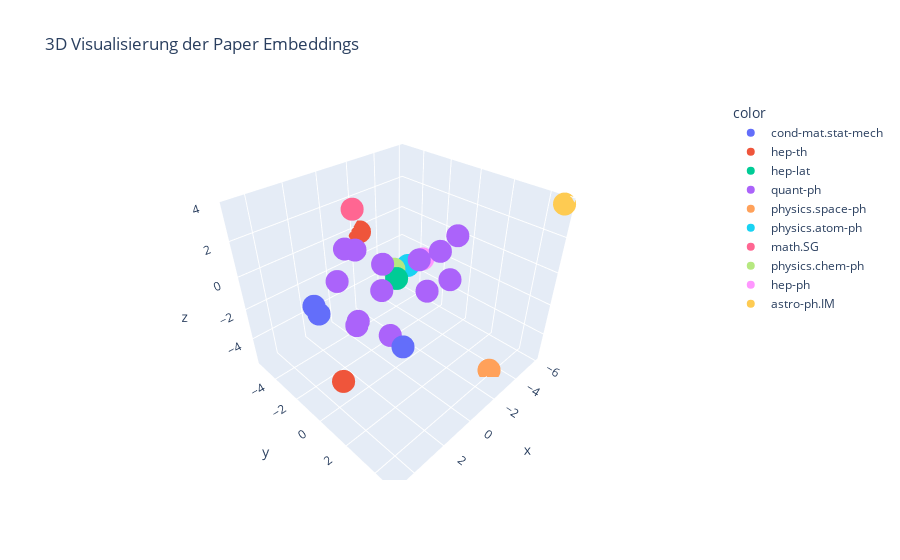

Source (notebook cell):
### Code cell
from sklearn.decomposition import PCA
import plotly.express as px
from sklearn.metrics.pairwise import cosine_similarity

cosine_similarities = cosine_similarity(df["emb_ti_auth_sum"].values.tolist())
#embeddings_array = torch.stack(df["emb_ti_auth_sum"].values).detach().numpy()

pca = PCA(n_components=3)
embeddings_reduced = pca.fit_transform(df["emb_ti_auth_sum"].values.tolist())

fig = px.scatter_3d(
    x=embeddings_reduced[:, 0], 
    y=embeddings_reduced[:, 1], 
    z=embeddings_reduced[:, 2],
    title="3D Visualisierung der Paper Embeddings",
    color= df["primary_category"],
)

fig.show()

### Figure 1 — Plotly figure (JSON) as saved in the notebook; plotly's stock layout.template omitted (floating-point values rounded to 4 significant figures)
{"data": [{"hovertemplate": "color=cond-mat.stat-mech<br>x=%{x}<br>y=%{y}<br>z=%{z}<extra></extra>", "legendgroup": "cond-mat.stat-mech", "marker": {"color": "#636efa", "symbol": "circle"}, "mode": "markers", "name": "cond-mat.stat-mech", "scene": "scene", "showlegend": true, "type": "scatter3d", "x": [3.373, 4.26, 2.191], "y": [-2.173, -0.4288, 2.678], "z": [-0.8646, 0.1227, -1.126]}, {"hovertemplate": "color=hep-th<br>x=%{x}<br>y=%{y}<br>z=%{z}<extra></extra>", "legendgroup": "hep-th", "marker": {"color": "#EF553B", "symbol": "circle"}, "mode": "markers", "name": "hep-th", "scene": "scene", "showlegend": true, "type": "scatter3d", "x": [-2.35, 4.882], "y": [-5.393, 1.783], "z": [-0.209, -1.943]}, {"hovertemplate": "color=hep-lat<br>x=%{x}<br>y=%{y}<br>z=%{z}<extra></extra>", "legendgroup": "hep-lat", "marker": {"color": "#00cc96", "symbol": "circle"}, "mode": "markers", "name": "hep-lat", "scene": "scene", "showlegend": true, "type": "scatter3d", "x": [-0.6256], "y": [-0.5641], "z": [-0.3906]}, {"hovertemplate": "color=quant-ph<br>x=%{x}<br>y=%{y}<br>z=%{z}<extra></extra>", "legendgroup": "quant-ph", "marker": {"color": "#ab63fa", "symbol": "circle"}, "mode": "markers", "name": "quant-ph", "scene": "scene", "showlegend": true, "type": "scatter3d", "x": [1.133, 1.453, 0.9831, -0.7084, -0.0002742, -4.759, -3.866, 2.856, 1.32, -0.579, 0.893, 2.113, 4.582], "y": [-2.362, 0.6865, 0.6061, 1.428, -2.981, -0.3535, 0.6121, -0.8205, 2.696, 2.206, -0.03201, -0.4369, 2.574], "z": [1.308, 1.929, -2.476, -0.2171, 0.5264, -2.331, 1.256, 0.9748, 2.966, 2.362, -0.1128, -1.524, 1.421]}, {"hovertemplate": "color=physics.space-ph<br>x=%{x}<br>y=%{y}<br>z=%{z}<extra></extra>", "legendgroup": "physics.space-ph", "marker": {"color": "#FFA15A", "symbol": "circle"}, "mode": "markers", "name": "physics.space-ph", "scene": "scene", "showlegend": true, "type": "scatter3d", "x": [-3.263], "y": [3.93], "z": [-5.542]}, {"hovertemplate": "color=physics.atom-ph<br>x=%{x}<br>y=%{y}<br>z=%{z}<extra></extra>", "legendgroup": "physics.atom-ph", "marker": {"color": "#19d3f3", "symbol": "circle"}, "mode": "markers", "name": "physics.atom-ph", "scene": "scene", "showlegend": true, "type": "scatter3d", "x": [-1.9], "y": [-1.0], "z": [-0.3725]}, {"hovertemplate": "color=math.SG<br>x=%{x}<br>y=%{y}<br>z=%{z}<extra></extra>", "legendgroup": "math.SG", "marker": {"color": "#FF6692", "symbol": "circle"}, "mode": "markers", "name": "math.SG", "scene": "scene", "showlegend": true, "type": "scatter3d", "x": [-1.567], "y": [-4.959], "z": [1.64]}, {"hovertemplate": "color=physics.chem-ph<br>x=%{x}<br>y=%{y}<br>z=%{z}<extra></extra>", "legendgroup": "physics.chem-ph", "marker": {"color": "#B6E880", "symbol": "circle"}, "mode": "markers", "name": "physics.chem-ph", "scene": "scene", "showlegend": true, "type": "scatter3d", "x": [-1.249], "y": [-1.397], "z": [-0.4901]}, {"hovertemplate": "color=hep-ph<br>x=%{x}<br>y=%{y}<br>z=%{z}<extra></extra>", "legendgroup": "hep-ph", "marker": {"color": "#FF97FF", "symbol": "circle"}, "mode": "markers", "name": "hep-ph", "scene": "scene", "showlegend": true, "type": "scatter3d", "x": [-3.258], "y": [-1.186], "z": [-0.635]}, {"hovertemplate": "color=astro-ph.IM<br>x=%{x}<br>y=%{y}<br>z=%{z}<extra></extra>", "legendgroup": "astro-ph.IM", "marker": {"color": "#FECB52", "symbol": "circle"}, "mode": "markers", "name": "astro-ph.IM", "scene": "scene", "showlegend": true, "type": "scatter3d", "x": [-5.914], "y": [4.887], "z": [3.729]}], "layout": {"legend": {"title": {"text": "color"}, "tracegroupgap": 0}, "scene": {"domain": {"x": [0, 1], "y": [0, 1]}, "xaxis": {"title": {"text": "x"}}, "yaxis": {"title": {"text": "y"}}, "zaxis": {"title": {"text": "z"}}}, "title": {"text": "3D Visualisierung der Paper Embeddings"}}}
